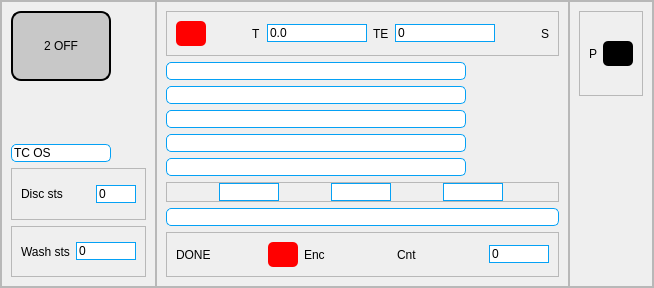
                 <widget class="QFrame" name="frame_21">
                  <property name="frameShape">
                   <enum>QFrame::StyledPanel</enum>
                  </property>
                  <property name="frameShadow">
                   <enum>QFrame::Raised</enum>
                  </property>
                  <layout class="QHBoxLayout" name="horizontalLayout_8">
                   <property name="spacing">
                    <number>0</number>
                   </property>
                   <property name="leftMargin">
                    <number>0</number>
                   </property>
                   <property name="topMargin">
                    <number>0</number>
                   </property>
                   <property name="rightMargin">
                    <number>0</number>
                   </property>
                   <property name="bottomMargin">
                    <number>0</number>
                   </property>
                   <item>
                    <widget class="QFrame" name="frame_22">
                     <property name="frameShape">
                      <enum>QFrame::StyledPanel</enum>
                     </property>
                     <property name="frameShadow">
                      <enum>QFrame::Raised</enum>
                     </property>
                     <layout class="QVBoxLayout" name="verticalLayout_14">
                      <item>
                       <widget class="QPushButton" name="off2">
                        <property name="minimumSize">
                         <size>
                          <width>0</width>
                          <height>70</height>
                         </size>
                        </property>
                        <property name="maximumSize">
                         <size>
                          <width>100</width>
                          <height>16777215</height>
                         </size>
                        </property>
                        <property name="styleSheet">
                         <string notr="true">background-color: rgb(200, 200, 200);
font: 12pt &quot;MS Shell Dlg 2&quot;;
border-radius: 10px;
border: 2px solid  #000000; </string>
                        </property>
                        <property name="text">
                         <string>2 OFF</string>
                        </property>
                       </widget>
                      </item>
                      <item>
                       <widget class="QPushButton" name="selection2">
                        <property name="maximumSize">
                         <size>
                          <width>100</width>
                          <height>100</height>
                         </size>
                        </property>
                        <property name="styleSheet">
                         <string notr="true">border-color: rgb(85, 255, 127);
border-radius: 10px;</string>
                        </property>
                        <property name="text">
                         <string/>
                        </property>
                        <property name="iconSize">
                         <size>
                          <width>100</width>
                          <height>90</height>
                         </size>
                        </property>
                       </widget>
                      </item>
                      <item>
                       <widget class="QLineEdit" name="lineEdit_35">
                        <property name="maximumSize">
                         <size>
                          <width>100</width>
                          <height>16777215</height>
                         </size>
                        </property>
                        <property name="styleSheet">
                         <string notr="true">border: 1px solid  rgb(5, 161, 245); 
background-color: rgb(255, 255, 255);
border-radius: 5px;</string>
                        </property>
                        <property name="text">
                         <string>TC OS</string>
                        </property>
                       </widget>
                      </item>
                      <item>
                       <widget class="QFrame" name="frame_95">
                        <property name="frameShape">
                         <enum>QFrame::StyledPanel</enum>
                        </property>
                        <property name="frameShadow">
                         <enum>QFrame::Raised</enum>
                        </property>
                        <layout class="QHBoxLayout" name="horizontalLayout_70">
                         <item>
                          <widget class="QLabel" name="label_27">
                           <property name="styleSheet">
                            <string notr="true">font: 11pt &quot;MS Shell Dlg 2&quot;;</string>
                           </property>
                           <property name="text">
                            <string>Disc sts</string>
                           </property>
                          </widget>
                         </item>
                         <item>
                          <widget class="QLineEdit" name="lineEdit_99">
                           <property name="maximumSize">
                            <size>
                             <width>40</width>
                             <height>16777215</height>
                            </size>
                           </property>
                           <property name="styleSheet">
                            <string notr="true">border: 1px solid  rgb(5, 161, 245); 
background-color: rgb(255, 255, 255);</string>
                           </property>
                           <property name="text">
                            <string>0</string>
                           </property>
                           <property name="readOnly">
                            <bool>true</bool>
                           </property>
                          </widget>
                         </item>
                        </layout>
                       </widget>
                      </item>
                      <item>
                       <widget class="QFrame" name="frame_96">
                        <property name="frameShape">
                         <enum>QFrame::StyledPanel</enum>
                        </property>
                        <property name="frameShadow">
                         <enum>QFrame::Raised</enum>
                        </property>
                        <layout class="QHBoxLayout" name="horizontalLayout_69">
                         <item>
                          <widget class="QLabel" name="label_134">
                           <property name="styleSheet">
                            <string notr="true">font: 11pt &quot;MS Shell Dlg 2&quot;;</string>
                           </property>
                           <property name="text">
                            <string>Wash sts</string>
                           </property>
                          </widget>
                         </item>
                         <item>
                          <widget class="QLineEdit" name="lineEdit_100">
                           <property name="maximumSize">
                            <size>
                             <width>60</width>
                             <height>16777215</height>
                            </size>
                           </property>
                           <property name="styleSheet">
                            <string notr="true">border: 1px solid  rgb(5, 161, 245); 
background-color: rgb(255, 255, 255);</string>
                           </property>
                           <property name="text">
                            <string>0</string>
                           </property>
                           <property name="readOnly">
                            <bool>true</bool>
                           </property>
                          </widget>
                         </item>
                        </layout>
                       </widget>
                      </item>
                     </layout>
                    </widget>
                   </item>
                   <item>
                    <widget class="QFrame" name="frame_23">
                     <property name="frameShape">
                      <enum>QFrame::StyledPanel</enum>
                     </property>
                     <property name="frameShadow">
                      <enum>QFrame::Raised</enum>
                     </property>
                     <layout class="QVBoxLayout" name="verticalLayout_15">
                      <property name="spacing">
                       <number>6</number>
                      </property>
                      <item>
                       <widget class="QFrame" name="frame_48">
                        <property name="frameShape">
                         <enum>QFrame::StyledPanel</enum>
                        </property>
                        <property name="frameShadow">
                         <enum>QFrame::Raised</enum>
                        </property>
                        <layout class="QHBoxLayout" name="horizontalLayout_24">
                         <item>
                          <widget class="QPushButton" name="red2">
                           <property name="minimumSize">
                            <size>
                             <width>0</width>
                             <height>25</height>
                            </size>
                           </property>
                           <property name="maximumSize">
                            <size>
                             <width>30</width>
                             <height>16777215</height>
                            </size>
                           </property>
                           <property name="styleSheet">
                            <string notr="true">background-color: rgb(0, 0, 0);
background-color: rgb(255, 0, 0);
border-radius: 5px;</string>
                           </property>
                           <property name="text">
                            <string/>
                           </property>
                          </widget>
                         </item>
                         <item>
                          <spacer name="horizontalSpacer_37">
                           <property name="orientation">
                            <enum>Qt::Horizontal</enum>
                           </property>
                           <property name="sizeHint" stdset="0">
                            <size>
                             <width>40</width>
                             <height>20</height>
                            </size>
                           </property>
                          </spacer>
                         </item>
                         <item>
                          <widget class="QLabel" name="label_38">
                           <property name="styleSheet">
                            <string notr="true">font: 11pt &quot;MS Shell Dlg 2&quot;;</string>
                           </property>
                           <property name="text">
                            <string>T</string>
                           </property>
                          </widget>
                         </item>
                         <item>
                          <widget class="QLineEdit" name="lineEdit_44">
                           <property name="maximumSize">
                            <size>
                             <width>100</width>
                             <height>16777215</height>
                            </size>
                           </property>
                           <property name="styleSheet">
                            <string notr="true">border: 1px solid  rgb(5, 161, 245); 
background-color: rgb(255, 255, 255);</string>
                           </property>
                           <property name="text">
                            <string>0.0</string>
                           </property>
                           <property name="readOnly">
                            <bool>true</bool>
                           </property>
                          </widget>
                         </item>
                         <item>
                          <widget class="QLabel" name="label_39">
                           <property name="styleSheet">
                            <string notr="true">font: 11pt &quot;MS Shell Dlg 2&quot;;</string>
                           </property>
                           <property name="text">
                            <string>TE</string>
                           </property>
                          </widget>
                         </item>
                         <item>
                          <widget class="QLineEdit" name="te2">
                           <property name="maximumSize">
                            <size>
                             <width>100</width>
                             <height>16777215</height>
                            </size>
                           </property>
                           <property name="styleSheet">
                            <string notr="true">border: 1px solid  rgb(5, 161, 245); 
background-color: rgb(255, 255, 255);</string>
                           </property>
                           <property name="text">
                            <string>0</string>
                           </property>
                           <property name="readOnly">
                            <bool>true</bool>
                           </property>
                          </widget>
                         </item>
                         <item>
                          <spacer name="horizontalSpacer_38">
                           <property name="orientation">
                            <enum>Qt::Horizontal</enum>
                           </property>
                           <property name="sizeHint" stdset="0">
                            <size>
                             <width>40</width>
                             <height>20</height>
                            </size>
                           </property>
                          </spacer>
                         </item>
                         <item>
                          <widget class="QLabel" name="label_127">
                           <property name="minimumSize">
                            <size>
                             <width>0</width>
                             <height>0</height>
                            </size>
                           </property>
                           <property name="styleSheet">
                            <string notr="true">font: 11pt &quot;MS Shell Dlg 2&quot;;
font: 11pt &quot;MS Shell Dlg 2&quot;;</string>
                           </property>
                           <property name="text">
                            <string>S</string>
                           </property>
                          </widget>
                         </item>
                        </layout>
                       </widget>
                      </item>
                      <item>
                       <widget class="QLineEdit" name="lineEdit_15">
                        <property name="maximumSize">
                         <size>
                          <width>300</width>
                          <height>16777215</height>
                         </size>
                        </property>
                        <property name="styleSheet">
                         <string notr="true">border: 1px solid  rgb(5, 161, 245); 
background-color: rgb(255, 255, 255);
border-radius: 5px;</string>
                        </property>
                        <property name="text">
                         <string/>
                        </property>
                        <property name="readOnly">
                         <bool>true</bool>
                        </property>
                       </widget>
                      </item>
                      <item>
                       <widget class="QLineEdit" name="lineEdit_16">
                        <property name="maximumSize">
                         <size>
                          <width>300</width>
                          <height>16777215</height>
                         </size>
                        </property>
                        <property name="styleSheet">
                         <string notr="true">border: 1px solid  rgb(5, 161, 245); 
background-color: rgb(255, 255, 255);
border-radius: 5px;</string>
                        </property>
                        <property name="readOnly">
                         <bool>true</bool>
                        </property>
                       </widget>
                      </item>
                      <item>
                       <widget class="QLineEdit" name="lineEdit_17">
                        <property name="maximumSize">
                         <size>
                          <width>300</width>
                          <height>16777215</height>
                         </size>
                        </property>
                        <property name="styleSheet">
                         <string notr="true">border: 1px solid  rgb(5, 161, 245); 
background-color: rgb(255, 255, 255);
border-radius: 5px;</string>
                        </property>
                        <property name="readOnly">
                         <bool>true</bool>
                        </property>
                       </widget>
                      </item>
                      <item>
                       <widget class="QLineEdit" name="lineEdit_27">
                        <property name="maximumSize">
                         <size>
                          <width>300</width>
                          <height>16777215</height>
                         </size>
                        </property>
                        <property name="styleSheet">
                         <string notr="true">border: 1px solid  rgb(5, 161, 245); 
background-color: rgb(255, 255, 255);
border-radius: 5px;</string>
                        </property>
                        <property name="readOnly">
                         <bool>true</bool>
                        </property>
                       </widget>
                      </item>
                      <item>
                       <widget class="QLineEdit" name="lineEdit_30">
                        <property name="maximumSize">
                         <size>
                          <width>300</width>
                          <height>16777215</height>
                         </size>
                        </property>
                        <property name="styleSheet">
                         <string notr="true">border: 1px solid  rgb(5, 161, 245); 
background-color: rgb(255, 255, 255);
border-radius: 5px;</string>
                        </property>
                        <property name="readOnly">
                         <bool>true</bool>
                        </property>
                       </widget>
                      </item>
                      <item>
                       <widget class="QFrame" name="frame_52">
                        <property name="frameShape">
                         <enum>QFrame::StyledPanel</enum>
                        </property>
                        <property name="frameShadow">
                         <enum>QFrame::Raised</enum>
                        </property>
                        <layout class="QHBoxLayout" name="horizontalLayout_27">
                         <property name="spacing">
                          <number>0</number>
                         </property>
                         <property name="leftMargin">
                          <number>0</number>
                         </property>
                         <property name="topMargin">
                          <number>0</number>
                         </property>
                         <property name="rightMargin">
                          <number>0</number>
                         </property>
                         <property name="bottomMargin">
                          <number>0</number>
                         </property>
                         <item>
                          <widget class="QLineEdit" name="lineEdit_54">
                           <property name="maximumSize">
                            <size>
                             <width>60</width>
                             <height>16777215</height>
                            </size>
                           </property>
                           <property name="styleSheet">
                            <string notr="true">border: 1px solid  rgb(5, 161, 245); 
background-color: rgb(255, 255, 255);</string>
                           </property>
                           <property name="readOnly">
                            <bool>true</bool>
                           </property>
                          </widget>
                         </item>
                         <item>
                          <widget class="QLineEdit" name="lineEdit_55">
                           <property name="maximumSize">
                            <size>
                             <width>60</width>
                             <height>16777215</height>
                            </size>
                           </property>
                           <property name="styleSheet">
                            <string notr="true">border: 1px solid  rgb(5, 161, 245); 
background-color: rgb(255, 255, 255);</string>
                           </property>
                           <property name="readOnly">
                            <bool>true</bool>
                           </property>
                          </widget>
                         </item>
                         <item>
                          <widget class="QLineEdit" name="lineEdit_56">
                           <property name="maximumSize">
                            <size>
                             <width>60</width>
                             <height>16777215</height>
                            </size>
                           </property>
                           <property name="styleSheet">
                            <string notr="true">border: 1px solid  rgb(5, 161, 245); 
background-color: rgb(255, 255, 255);</string>
                           </property>
                           <property name="readOnly">
                            <bool>true</bool>
                           </property>
                          </widget>
                         </item>
                        </layout>
                       </widget>
                      </item>
                      <item alignment="Qt::AlignVCenter">
                       <widget class="QLineEdit" name="lineEdit_38">
                        <property name="minimumSize">
                         <size>
                          <width>0</width>
                          <height>0</height>
                         </size>
                        </property>
                        <property name="maximumSize">
                         <size>
                          <width>16777215</width>
                          <height>16777215</height>
                         </size>
                        </property>
                        <property name="styleSheet">
                         <string notr="true">border: 1px solid  rgb(5, 161, 245); 
background-color: rgb(255, 255, 255);
border-radius: 5px;</string>
                        </property>
                        <property name="readOnly">
                         <bool>true</bool>
                        </property>
                       </widget>
                      </item>
                      <item>
                       <widget class="QFrame" name="frame_53">
                        <property name="frameShape">
                         <enum>QFrame::StyledPanel</enum>
                        </property>
                        <property name="frameShadow">
                         <enum>QFrame::Raised</enum>
                        </property>
                        <layout class="QHBoxLayout" name="horizontalLayout_31">
                         <item>
                          <widget class="QLabel" name="label_49">
                           <property name="styleSheet">
                            <string notr="true">font: 11pt &quot;MS Shell Dlg 2&quot;;</string>
                           </property>
                           <property name="text">
                            <string>DONE</string>
                           </property>
                          </widget>
                         </item>
                         <item>
                          <widget class="QPushButton" name="pushButton_85">
                           <property name="minimumSize">
                            <size>
                             <width>0</width>
                             <height>25</height>
                            </size>
                           </property>
                           <property name="maximumSize">
                            <size>
                             <width>30</width>
                             <height>16777215</height>
                            </size>
                           </property>
                           <property name="styleSheet">
                            <string notr="true">background-color: rgb(0, 0, 0);
background-color: rgb(255, 0, 0);
border-radius: 5px;</string>
                           </property>
                           <property name="text">
                            <string/>
                           </property>
                          </widget>
                         </item>
                         <item>
                          <widget class="QLabel" name="label_50">
                           <property name="styleSheet">
                            <string notr="true">font: 11pt &quot;MS Shell Dlg 2&quot;;</string>
                           </property>
                           <property name="text">
                            <string>Enc</string>
                           </property>
                          </widget>
                         </item>
                         <item>
                          <widget class="QLabel" name="label_51">
                           <property name="styleSheet">
                            <string notr="true">font: 11pt &quot;MS Shell Dlg 2&quot;;</string>
                           </property>
                           <property name="text">
                            <string>Cnt</string>
                           </property>
                          </widget>
                         </item>
                         <item>
                          <widget class="QLineEdit" name="lineEdit_62">
                           <property name="maximumSize">
                            <size>
                             <width>60</width>
                             <height>16777215</height>
                            </size>
                           </property>
                           <property name="styleSheet">
                            <string notr="true">border: 1px solid  rgb(5, 161, 245); 
background-color: rgb(255, 255, 255);</string>
                           </property>
                           <property name="text">
                            <string>0</string>
                           </property>
                           <property name="readOnly">
                            <bool>true</bool>
                           </property>
                          </widget>
                         </item>
                        </layout>
                       </widget>
                      </item>
                     </layout>
                    </widget>
                   </item>
                   <item>
                    <widget class="QFrame" name="frame_44">
                     <property name="frameShape">
                      <enum>QFrame::StyledPanel</enum>
                     </property>
                     <property name="frameShadow">
                      <enum>QFrame::Raised</enum>
                     </property>
                     <layout class="QVBoxLayout" name="verticalLayout_22">
                      <item>
                       <widget class="QFrame" name="frame_91">
                        <property name="frameShape">
                         <enum>QFrame::StyledPanel</enum>
                        </property>
                        <property name="frameShadow">
                         <enum>QFrame::Raised</enum>
                        </property>
                        <layout class="QHBoxLayout" name="horizontalLayout_65">
                         <item>
                          <widget class="QLabel" name="label_132">
                           <property name="styleSheet">
                            <string notr="true">font: 11pt &quot;MS Shell Dlg 2&quot;;</string>
                           </property>
                           <property name="text">
                            <string>P</string>
                           </property>
                          </widget>
                         </item>
                         <item>
                          <widget class="QPushButton" name="pushButton_74">
                           <property name="minimumSize">
                            <size>
                             <width>0</width>
                             <height>25</height>
                            </size>
                           </property>
                           <property name="maximumSize">
                            <size>
                             <width>30</width>
                             <height>16777215</height>
                            </size>
                           </property>
                           <property name="styleSheet">
                            <string notr="true">background-color: rgb(0, 0, 0);

border-radius: 5px;</string>
                           </property>
                           <property name="text">
                            <string/>
                           </property>
                          </widget>
                         </item>
                        </layout>
                       </widget>
                      </item>
                      <item>
                       <widget class="QPushButton" name="complete2">
                        <property name="maximumSize">
                         <size>
                          <width>100</width>
                          <height>100</height>
                         </size>
                        </property>
                        <property name="styleSheet">
                         <string notr="true">border-color: rgb(85, 255, 127);
border-radius: 10px;</string>
                        </property>
                        <property name="text">
                         <string/>
                        </property>
                        <property name="iconSize">
                         <size>
                          <width>100</width>
                          <height>100</height>
                         </size>
                        </property>
                       </widget>
                      </item>
                      <item>
                       <widget class="QPushButton" name="ipad2">
                        <property name="maximumSize">
                         <size>
                          <width>100</width>
                          <height>100</height>
                         </size>
                        </property>
                        <property name="styleSheet">
                         <string notr="true">border-color: rgb(85, 255, 127);
border-radius: 10px;</string>
                        </property>
                        <property name="text">
                         <string/>
                        </property>
                        <property name="iconSize">
                         <size>
                          <width>80</width>
                          <height>80</height>
                         </size>
                        </property>
                       </widget>
                      </item>
                     </layout>
                    </widget>
                   </item>
                  </layout>
                 </widget>
